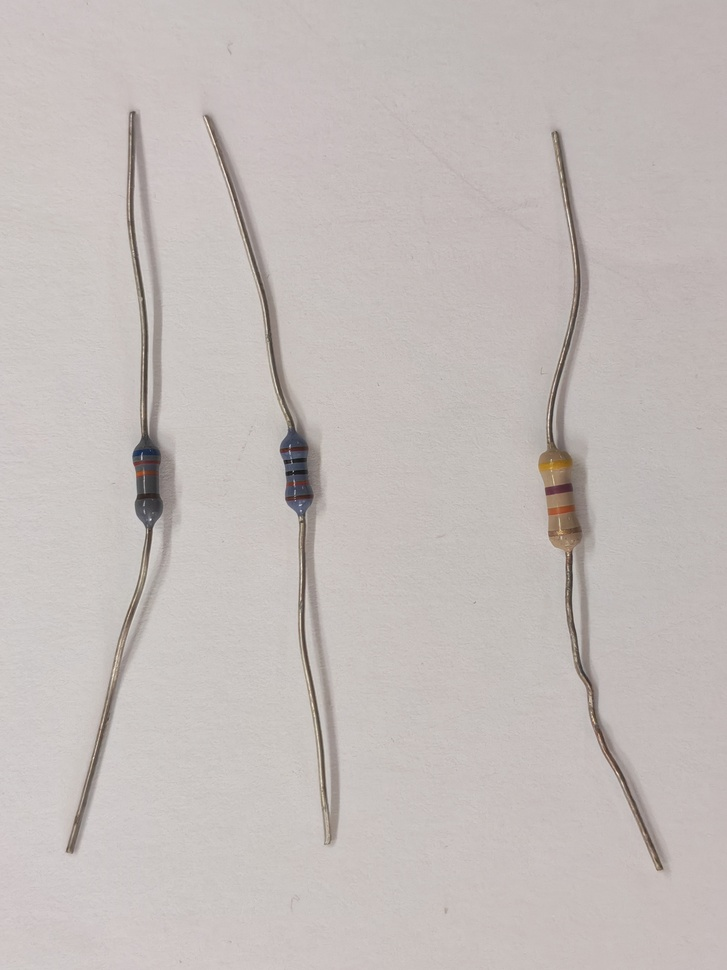
#> input picture Resistor Dataset/IMG_20261021_165521_edit_481341686314714.jpg, 727 x 970 px, shrunk from 3072 x 4096 before the run; its folder holds only this picture in this run
$ python -i stage1_all_in_one.py   (imports and definitions only)
#> lines starting #> are read from the running program, lines starting #| are printed output that depends on the picture; after the words box and inside, x2 and y2 are one past the last pixel; in counts of white or black regions, pixels touching at a corner belong together
"""
Machine Vision (UFMFRR-15-M) - Group Project
Stage 1: Radiometric & Spatial Preprocessing (Units 2, 4, 5)

Primary Contributor: [Name]

Unified Self-Contained Execution Script for Google Colab & Local Environments.
Processes both:
  - Task 1: MinneApple Orchard Dataset (Real COCO Annotations + 512x512 Tiling)
  - Task 2: Multi-Resistor Colour Bands (Specular Reflection Glare Suppression)
"""

import os
import sys
import json
import time
from typing import Dict, List, Tuple, Optional, Any, Generator
import numpy as np
import cv2
import matplotlib.pyplot as plt


# ==============================================================================
# SECTION 1: UNIT 2 - COLOUR SPACE TRANSFORMATIONS (GONZALEZ & WOODS)
# ==============================================================================

def rgb_to_hsi(rgb_img: np.ndarray) -> np.ndarray:
    """
    Converts RGB image [0, 255] or [0.0, 1.0] to HSI colour space
    using exact Gonzalez & Woods equations (Unit 2).
    """
    if rgb_img.dtype == np.uint8:
        rgb = rgb_img.astype(np.float32) / 255.0
    else:
        rgb = rgb_img.astype(np.float32)
        if rgb.max() > 1.0:
            rgb /= 255.0

    r = rgb[:, :, 0]
    g = rgb[:, :, 1]
    b = rgb[:, :, 2]
    eps = 1e-7

    # 1. Intensity (I)
    intensity = (r + g + b) / 3.0

    # 2. Saturation (S)
    rgb_sum = r + g + b
    min_rgb = np.minimum(np.minimum(r, g), b)
    saturation = np.zeros_like(intensity)
    non_zero = rgb_sum > eps
    saturation[non_zero] = 1.0 - (3.0 / rgb_sum[non_zero]) * min_rgb[non_zero]
    saturation = np.clip(saturation, 0.0, 1.0)

    # 3. Hue (H)
    num = 0.5 * ((r - g) + (r - b))
    den = np.sqrt((r - g) ** 2 + (r - b) * (g - b)) + eps
    arg = np.clip(num / den, -1.0, 1.0)
    theta = np.arccos(arg)

    hue = np.zeros_like(intensity)
    b_greater_g = b > g
    hue[~b_greater_g] = theta[~b_greater_g]
    hue[b_greater_g] = (2.0 * np.pi) - theta[b_greater_g]
    hue = hue / (2.0 * np.pi)  # Normalise to [0.0, 1.0]
    hue[saturation < eps] = 0.0  # Undefined for achromatic pixels

    return np.stack([hue, saturation, intensity], axis=-1).astype(np.float32)


def hsi_to_rgb(hsi_img: np.ndarray) -> np.ndarray:
    """
    Converts HSI image [0.0, 1.0] back to RGB uint8 [0, 255]
    using sectoral reconstruction (Unit 2).
    """
    h = hsi_img[:, :, 0] * (2.0 * np.pi)
    s = np.clip(hsi_img[:, :, 1], 0.0, 1.0)
    i = np.clip(hsi_img[:, :, 2], 0.0, 1.0)

    r = np.zeros_like(i)
    g = np.zeros_like(i)
    b = np.zeros_like(i)

    rad_120 = 2.0 * np.pi / 3.0
    rad_240 = 4.0 * np.pi / 3.0

    # Sector 1: 0 <= H < 120 deg
    sec1 = (h >= 0.0) & (h < rad_120)
    cos_denom1 = np.where(np.abs(np.cos(np.pi / 3.0 - h[sec1])) < 1e-7, 1e-7, np.cos(np.pi / 3.0 - h[sec1]))
    b[sec1] = i[sec1] * (1.0 - s[sec1])
    r[sec1] = i[sec1] * (1.0 + (s[sec1] * np.cos(h[sec1])) / cos_denom1)
    g[sec1] = 3.0 * i[sec1] - (r[sec1] + b[sec1])

    # Sector 2: 120 <= H < 240 deg
    sec2 = (h >= rad_120) & (h < rad_240)
    h_sec2 = h[sec2] - rad_120
    cos_denom2 = np.where(np.abs(np.cos(np.pi / 3.0 - h_sec2)) < 1e-7, 1e-7, np.cos(np.pi / 3.0 - h_sec2))
    r[sec2] = i[sec2] * (1.0 - s[sec2])
    g[sec2] = i[sec2] * (1.0 + (s[sec2] * np.cos(h_sec2)) / cos_denom2)
    b[sec2] = 3.0 * i[sec2] - (r[sec2] + g[sec2])

    # Sector 3: 240 <= H < 360 deg
    sec3 = (h >= rad_240)
    h_sec3 = h[sec3] - rad_240
    cos_denom3 = np.where(np.abs(np.cos(np.pi / 3.0 - h_sec3)) < 1e-7, 1e-7, np.cos(np.pi / 3.0 - h_sec3))
    g[sec3] = i[sec3] * (1.0 - s[sec3])
    b[sec3] = i[sec3] * (1.0 + (s[sec3] * np.cos(h_sec3)) / cos_denom3)
    r[sec3] = 3.0 * i[sec3] - (g[sec3] + b[sec3])

    rgb = np.stack([r, g, b], axis=-1)
    return (np.clip(rgb, 0.0, 1.0) * 255.0).round().astype(np.uint8)


# ==============================================================================
# SECTION 2: UNIT 4 - CONTRAST NORMALISATION (CDF HISTOGRAM EQUALISATION & CLAHE)
# ==============================================================================

def histogram_equalization_cdf(channel: np.ndarray) -> Tuple[np.ndarray, np.ndarray, np.ndarray]:
    """
    Performs Global Histogram Equalisation from first principles using CDF mapping (Unit 4).
    """
    if channel.dtype != np.uint8:
        channel = np.clip(channel, 0, 255).astype(np.uint8)

    hist, _ = np.histogram(channel.flatten(), bins=256, range=[0, 256])
    cdf = hist.cumsum()
    cdf_max = cdf[-1]
    cdf_normalized = cdf / float(cdf_max)

    # Masked CDF to stretch active dynamic range
    cdf_m = np.ma.masked_equal(cdf, 0)
    cdf_min = cdf_m.min()
    if cdf_max > cdf_min:
        lut = (cdf_m - cdf_min) * 255.0 / (cdf_max - cdf_min)
    else:
        lut = cdf_m * 0

    lut = np.ma.filled(lut, 0).round().astype(np.uint8)
    equalized_channel = lut[channel]
    return equalized_channel, hist, cdf_normalized


def apply_clahe(channel: np.ndarray,
                clip_limit: float = 2.5,
                tile_grid_size: Tuple[int, int] = (8, 8)) -> np.ndarray:
    """
    Applies Contrast Limited Adaptive Histogram Equalisation (CLAHE) (Unit 4).
    """
    if channel.dtype != np.uint8:
        channel = np.clip(channel, 0, 255).astype(np.uint8)
    clahe = cv2.createCLAHE(clipLimit=clip_limit, tileGridSize=tile_grid_size)
    return clahe.apply(channel)


# ==============================================================================
# SECTION 3: UNIT 5 - SPATIAL DENOISING (MEDIAN & GAUSSIAN FILTERING)
# ==============================================================================

def apply_spatial_denoising(channel: np.ndarray,
                           median_ksize: int = 3,
                           gaussian_ksize: int = 3,
                           gaussian_sigma: float = 0.8) -> np.ndarray:
    """
    Applies non-linear Median Filtering followed by linear Gaussian Smoothing (Unit 5).
    - Median Filter: Suppresses impulse noise & thin specular reflection glints without edge blurring.
    - Gaussian Filter: Smooths high-frequency sensor noise.
    """
    out = channel.copy()
    if median_ksize > 1:
        if median_ksize % 2 == 0:
            median_ksize += 1
        out = cv2.medianBlur(out, median_ksize)

    if gaussian_ksize > 1:
        if gaussian_ksize % 2 == 0:
            gaussian_ksize += 1
        out = cv2.GaussianBlur(out, (gaussian_ksize, gaussian_ksize), gaussian_sigma)

    return out


# ==============================================================================
# SECTION 4: UNIFIED CONFIGURATIONS & PREPROCESSOR CLASS
# ==============================================================================

DEFAULT_APPLE_CONFIG: Dict[str, Any] = {
    "colour_space": "hsi",
    "equalisation_method": "clahe",
    "clahe_clip_limit": 2.5,
    "clahe_tile_grid_size": (8, 8),
    "median_ksize": 3,
    "gaussian_ksize": 3,
    "gaussian_sigma": 0.8,
    "denoise_target": "intensity",
}

DEFAULT_RESISTOR_CONFIG: Dict[str, Any] = {
    "colour_space": "hsi",
    "equalisation_method": "clahe",
    "clahe_clip_limit": 2.0,
    "clahe_tile_grid_size": (8, 8),
    "median_ksize": 5,             # 5x5 median eliminates specular reflection streaks on cylindrical body
    "gaussian_ksize": 3,
    "gaussian_sigma": 1.0,
    "denoise_target": "intensity",
}


class Stage1Preprocessor:
    def __init__(self, config: Optional[Dict[str, Any]] = None, mode: str = "apple"):
        if config is None:
            self.config = DEFAULT_APPLE_CONFIG.copy() if mode == "apple" else DEFAULT_RESISTOR_CONFIG.copy()
        else:
            self.config = config.copy()

    def process(self, rgb_img: np.ndarray) -> Dict[str, Any]:
        if rgb_img.dtype != np.uint8:
            rgb_uint8 = np.clip(rgb_img, 0, 255).astype(np.uint8)
        else:
            rgb_uint8 = rgb_img.copy()

        cspace = self.config.get("colour_space", "hsi").lower()
        eq_method = self.config.get("equalisation_method", "clahe").lower()
        clip_limit = self.config.get("clahe_clip_limit", 2.5)
        tile_grid = tuple(self.config.get("clahe_tile_grid_size", (8, 8)))
        med_k = self.config.get("median_ksize", 3)
        gauss_k = self.config.get("gaussian_ksize", 3)
        gauss_s = self.config.get("gaussian_sigma", 0.8)

        # 1. Colour Space Conversion
        if cspace == "hsi":
            hsi = rgb_to_hsi(rgb_uint8)
            h = hsi[:, :, 0]
            s = hsi[:, :, 1]
            i_float = hsi[:, :, 2]
            ch3_raw_u8 = (i_float * 255.0).round().astype(np.uint8)
            ch1_disp = (h * 255.0).round().astype(np.uint8)
            ch2_disp = (s * 255.0).round().astype(np.uint8)
        elif cspace == "hsv":
            hsv = cv2.cvtColor(rgb_uint8, cv2.COLOR_RGB2HSV)
            ch1_disp, ch2_disp, ch3_raw_u8 = hsv[:, :, 0], hsv[:, :, 1], hsv[:, :, 2]
        elif cspace == "lab":
            lab = cv2.cvtColor(rgb_uint8, cv2.COLOR_RGB2LAB)
            ch3_raw_u8, ch1_disp, ch2_disp = lab[:, :, 0], lab[:, :, 1], lab[:, :, 2]

        raw_eq, raw_hist, raw_cdf = histogram_equalization_cdf(ch3_raw_u8)

        # 2. Contrast Normalisation on Intensity ONLY
        if eq_method == "clahe":
            ch3_eq = apply_clahe(ch3_raw_u8, clip_limit=clip_limit, tile_grid_size=tile_grid)
        elif eq_method == "global_he":
            ch3_eq = raw_eq
        else:
            ch3_eq = ch3_raw_u8.copy()

        # 3. Spatial Denoising
        ch3_denoised = apply_spatial_denoising(
            ch3_eq,
            median_ksize=med_k,
            gaussian_ksize=gauss_k,
            gaussian_sigma=gauss_s
        )

        eq_final, eq_hist, eq_cdf = histogram_equalization_cdf(ch3_denoised)

        # 4. Re-synthesise RGB
        if cspace == "hsi":
            hsi_processed = np.stack([h, s, ch3_denoised.astype(np.float32) / 255.0], axis=-1)
            preprocessed_rgb = hsi_to_rgb(hsi_processed)
        elif cspace == "hsv":
            hsv_processed = np.stack([ch1_disp, ch2_disp, ch3_denoised], axis=-1)
            preprocessed_rgb = cv2.cvtColor(hsv_processed, cv2.COLOR_HSV2RGB)
        elif cspace == "lab":
            lab_processed = np.stack([ch3_denoised, ch1_disp, ch2_disp], axis=-1)
            preprocessed_rgb = cv2.cvtColor(lab_processed, cv2.COLOR_LAB2RGB)

        return {
            "original_rgb": rgb_uint8,
            "preprocessed_rgb": preprocessed_rgb,
            "colour_space": cspace,
            "channel_1": ch1_disp,
            "channel_2": ch2_disp,
            "channel_3_raw": ch3_raw_u8,
            "channel_3_eq": ch3_eq,
            "channel_3_denoised": ch3_denoised,
            "raw_hist": raw_hist,
            "raw_cdf": raw_cdf,
            "eq_hist": eq_hist,
            "eq_cdf": eq_cdf,
            "config": self.config
        }


# [5 lines left out: function preprocess_image, not called in this run]


# ==============================================================================
# SECTION 5: MINNEAPPLE DATASET LOADER & HIGH-RES TILING
# ==============================================================================

class MinneAppleDataset:
    """COCO-format dataset loader for MinneApple orchard images."""

    # [17 lines left out: function __init__, not called in this run]

    def __len__(self) -> int:
        return len(self.image_ids)

    # [197 lines left out: functions __getitem__, tile_image, plot_stage1_diagnostics, plot_specular_line_profile, main, not called in this run]


# [2 lines not run here, left out]

>>> import cv2
>>> picture = cv2.cvtColor(cv2.imread('Resistor Dataset/IMG_20261021_165521_edit_481341686314714.jpg'), cv2.COLOR_BGR2RGB)
>>> result = Stage1Preprocessor().process(picture)
#> in rgb_to_hsi, `b_greater_g = b > g`:
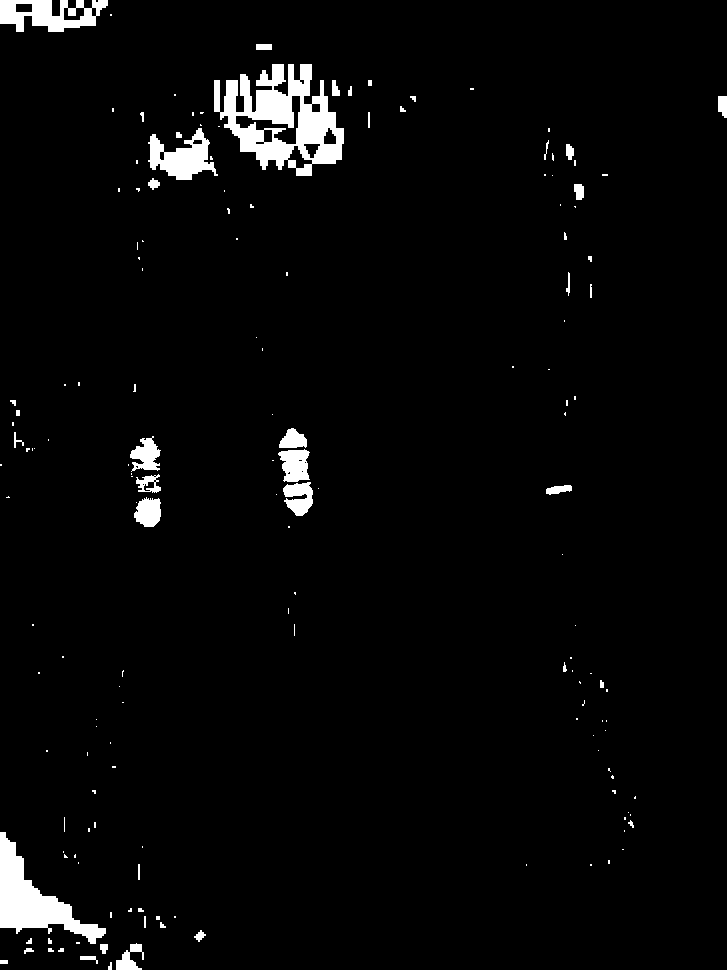
#> b_greater_g: shape (970, 727) bool; 3.1% white; 161 white regions (112 under 20 px), largest, box (x1, y1, x2, y2) and area: (214, 64, 344, 176) 7345, (0, 832, 106, 944) 4104, (0, 0, 108, 32) 2108
#> in rgb_to_hsi, `return np.stack([hue, saturation, intensity], axis=-1).astype(np.float..`:
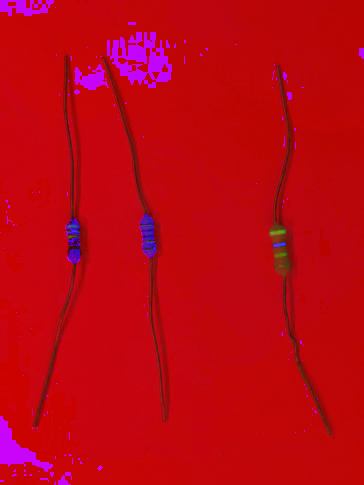
#> returned value: shape (970, 727, 3) float32 (shown at 1/2 size); mean of channels 0, 1, 2 0.0722, 0.0237, 0.743; drawn as B, G, R
#> in histogram_equalization_cdf, `hist, _ = np.histogram(channel.flatten(), bins=256, range=[0, 256])`: hist = 256 values, max 37963 at index 198, min 0 at index 0, mean 2754.6
#> in histogram_equalization_cdf, `cdf = hist.cumsum()`: cdf = 256 values from 0 to 705190
#> in histogram_equalization_cdf, `cdf_max = cdf[-1]`: cdf_max = 705190
#> in histogram_equalization_cdf, `cdf_normalized = cdf / float(cdf_max)`: cdf_normalized = 256 values from 0 to 1
#> in histogram_equalization_cdf, `cdf_min = cdf_m.min()`: cdf_min = 3
#> in histogram_equalization_cdf, `lut = np.ma.filled(lut, 0).round().astype(np.uint8)`: lut = 256 values from 0 to 255
#> in histogram_equalization_cdf, `equalized_channel = lut[channel]`:
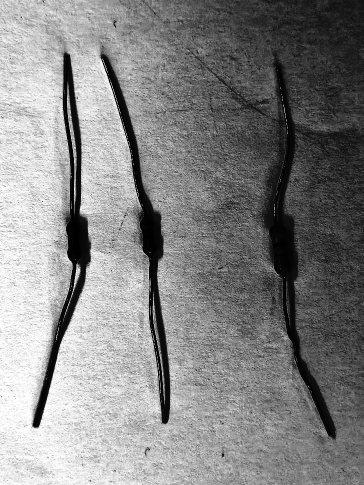
#> equalized_channel: shape (970, 727) (shown at 1/2 size); min 0, max 255, mean 132.8
#> in process, `raw_eq, raw_hist, raw_cdf = histogram_equalization_cdf(ch3_raw_u8)`: raw_hist has the same summary as hist in histogram_equalization_cdf; raw_cdf = 256 values from 0 to 1
#> in histogram_equalization_cdf (call 2), `hist, _ = np.histogram(channel.flatten(), bins=256, range=[0, 256])`: hist = 256 values, max 34815 at index 193, min 0 at index 0, mean 2754.6
#> in histogram_equalization_cdf (call 2), `equalized_channel = lut[channel]`:
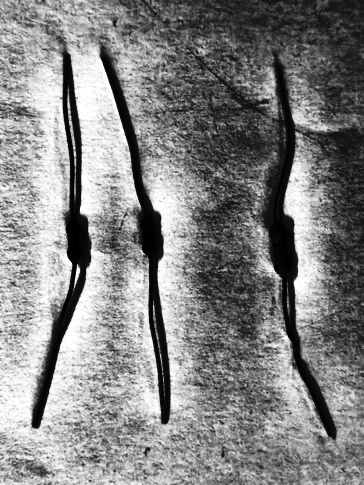
#> equalized_channel: shape (970, 727) (shown at 1/2 size); min 0, max 255, mean 131.5
#> in process, `eq_final, eq_hist, eq_cdf = histogram_equalization_cdf(ch3_denoised)`: eq_hist has the same summary as hist in histogram_equalization_cdf; eq_cdf = 256 values from 0 to 1
#> in hsi_to_rgb, `h_sec2 = h[sec2] - rad_120`: h_sec2 = 1165 values, max 2.05 at index 886, min 0.524 at index 531, mean 1.84
#> in hsi_to_rgb, `cos_denom2 = np.where(np.abs(np.cos(np.pi / 3.0 - h_sec2)) < 1e-7, 1e-..`: cos_denom2 = 1165 values, max 1 at index 662, min 0.534 at index 886, mean 0.69
#> in hsi_to_rgb, `r[sec3] = 3.0 * i[sec3] - (g[sec3] + b[sec3])`:
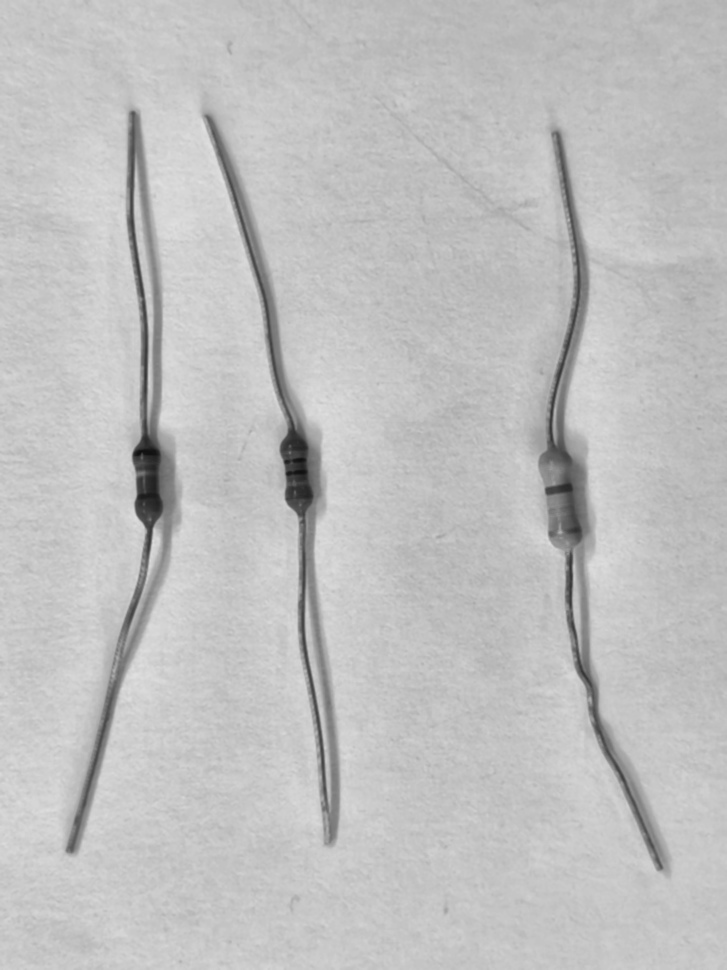
#> r: shape (970, 727) float32; min 0.0605, max 0.882, mean 0.754
#> result = 13 items

$ run again, on Resistor Dataset/IMG_20261021_165544.jpg
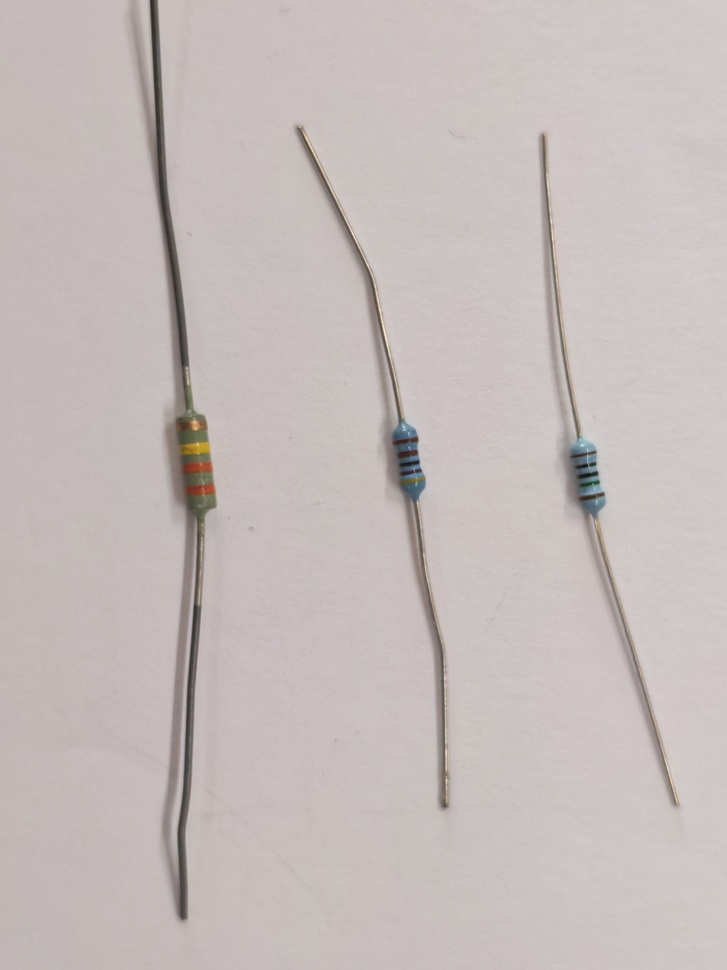
#> input picture Resistor Dataset/IMG_20261021_165544.jpg, 727 x 970 px, shrunk from 3072 x 4096 before the run
#> non_zero: shape (970, 727) bool; every value is 1
#> in rgb_to_hsi, `b_greater_g = b > g`:
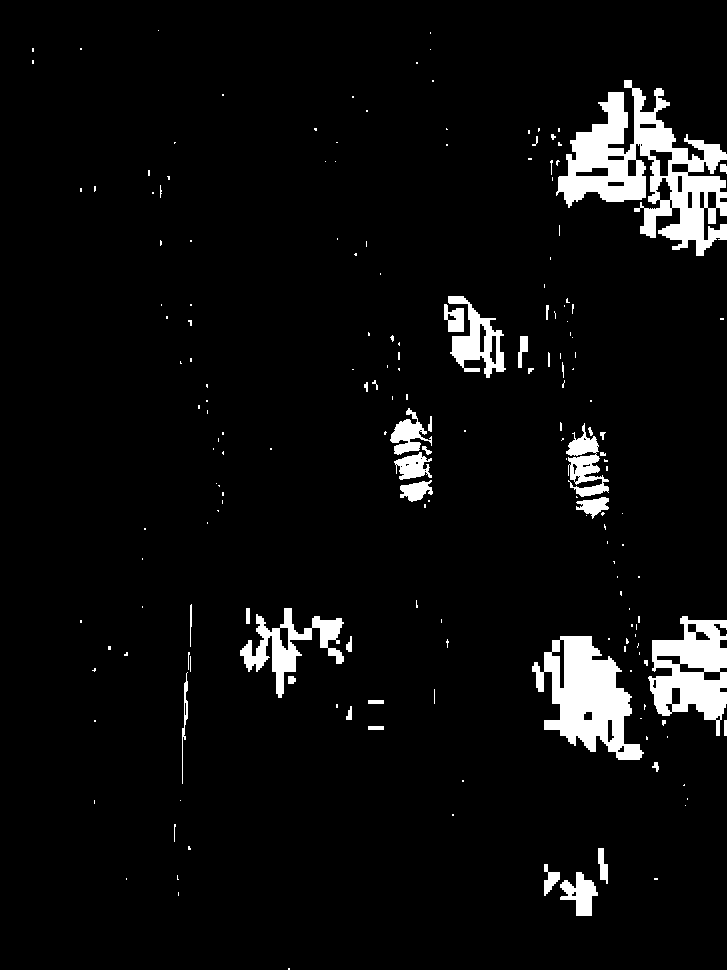
#> b_greater_g: shape (970, 727) bool; 5.4% white; 189 white regions (146 under 20 px), largest, box (x1, y1, x2, y2) and area: (556, 80, 727, 256) 12365, (532, 636, 644, 760) 7220, (648, 616, 727, 736) 5385
#> hist = 256 values, max 49764 at index 193, min 0 at index 0, mean 2754.6
#> cdf = 256 values from 0 to 705190
#> cdf_max = 705190
#> cdf_normalized = 256 values from 0 to 1
#> cdf_min = 2
#> lut = 256 values from 0 to 255
#> raw_hist has the same summary as hist in histogram_equalization_cdf; raw_cdf = 256 values from 0 to 1
#> eq_hist = 256 values, max 38999 at index 195, min 0 at index 0, mean 2754.6; eq_cdf = 256 values from 0 to 1
#> sec2: shape (970, 727) bool; 0.42% white; 9 white regions (1 under 20 px), largest, box (x1, y1, x2, y2) and area: (570, 453, 605, 496) 935, (392, 419, 419, 440) 377, (569, 436, 598, 454) 363
#> h_sec2 = 2937 values, max 2.05 at index 1476, min 0.0641 at index 1946, mean 1.38
#> cos_denom2 = 2937 values, max 1 at index 2159, min 0.534 at index 1476, mean 0.901
#> in hsi_to_rgb, `r[sec3] = 3.0 * i[sec3] - (g[sec3] + b[sec3])`:
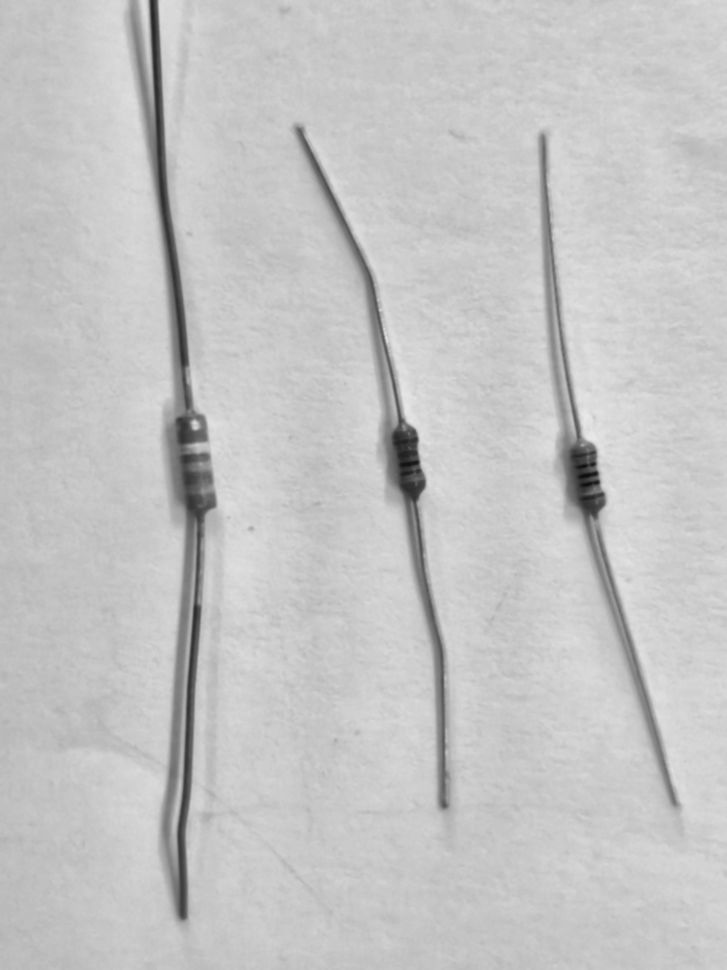
#> r: shape (970, 727) float32; min 0.0586, max 0.916, mean 0.772
#> result = 13 items
